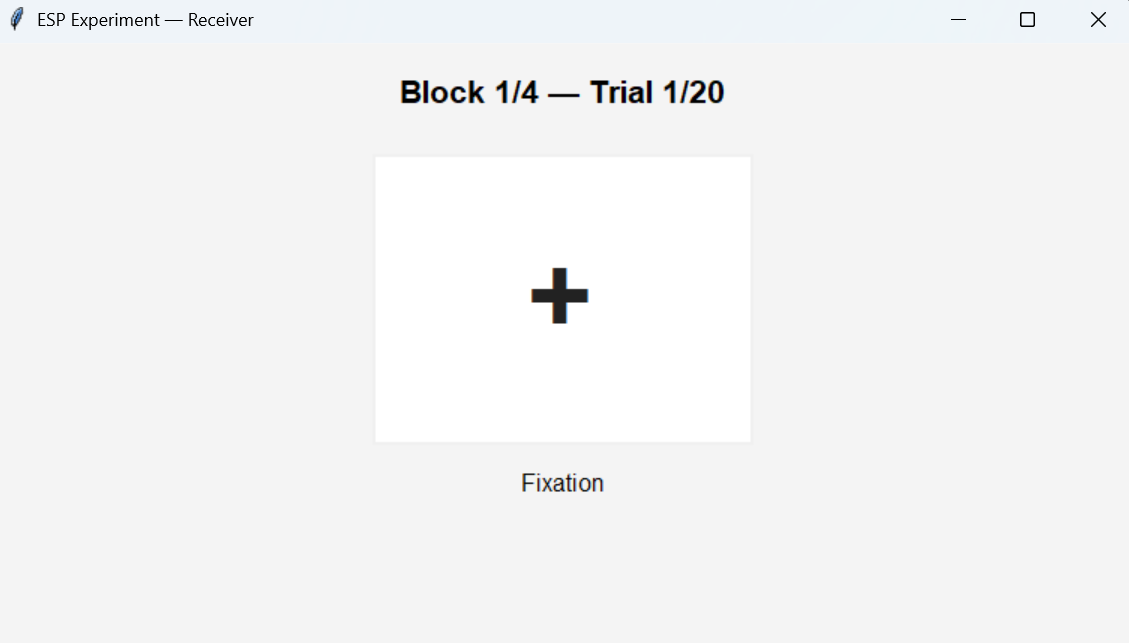
#> input picture Assignment2_ESP_Local_Experiment_Python/extras/receiverss1.png, 1129 x 643 px; its folder holds 4 pictures in this run
$ python combine_experiment_setup_images.py
#> lines starting #> are read from the running program, lines starting #| are printed output that depends on the picture

import tkinter as tk
from tkinter import filedialog
from PIL import Image
import matplotlib.pyplot as plt

root = tk.Tk()
root.withdraw()

titles = [
    "A. Sender — target presentation",
    "B. Sender — fixation",
    "C. Receiver — fixation",
    "D. Receiver — four-choice response"
]

images = []

for title in titles:
    file_path = filedialog.askopenfilename(
        title=f"Select image: {title}",
        filetypes=[("Image files", "*.png *.jpg *.jpeg *.bmp")]
    )
#> the answer given: receiverss1.png

    if not file_path:
        raise SystemExit("Image selection cancelled.")

    images.append(Image.open(file_path).convert("RGB"))

# Fixed dimensions for every panel
panel_width = 1200
#> panel_width = 1200
panel_height = 800

processed_images = []

for img in images:
    # Resize while preserving the original aspect ratio
    img.thumbnail((panel_width, panel_height), Image.Resampling.LANCZOS)

    # Create an identical-sized white canvas
    canvas = Image.new("RGB", (panel_width, panel_height), "white")

    # Center the original image
    x = (panel_width - img.width) // 2
    y = (panel_height - img.height) // 2

    canvas.paste(img, (x, y))

    processed_images.append(canvas)
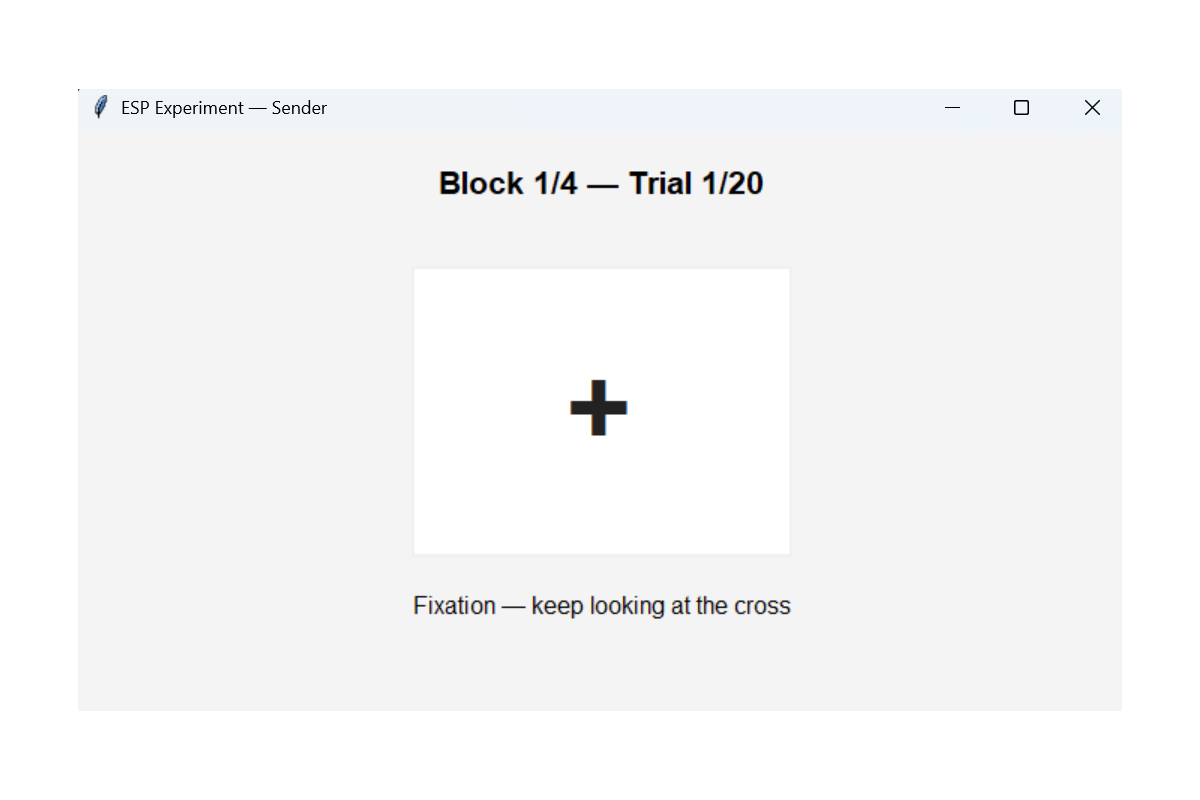
#> canvas: PIL image 1200x800 RGB; mean R, G, B 247, 247.2, 247.4

# Create a uniform 2x2 layout
fig, axes = plt.subplots(2, 2, figsize=(16, 12))

for ax, img, title in zip(axes.flatten(), processed_images, titles):
    ax.imshow(img)
    ax.set_title(title, fontsize=16, fontweight="bold", loc="left", pad=12)
    ax.axis("off")

plt.subplots_adjust(
    left=0.04,
    right=0.98,
    top=0.95,
    bottom=0.04,
    wspace=0.05,
    hspace=0.15
)

# Save the final figure
output_path = filedialog.asksaveasfilename(
    title="Save combined figure",
    defaultextension=".png",
    filetypes=[
        ("PNG image", "*.png"),
        ("PDF file", "*.pdf")
    ]
)

if output_path:
    fig.savefig(
        output_path,
        dpi=300,
        bbox_inches="tight",
        facecolor="white"
    )
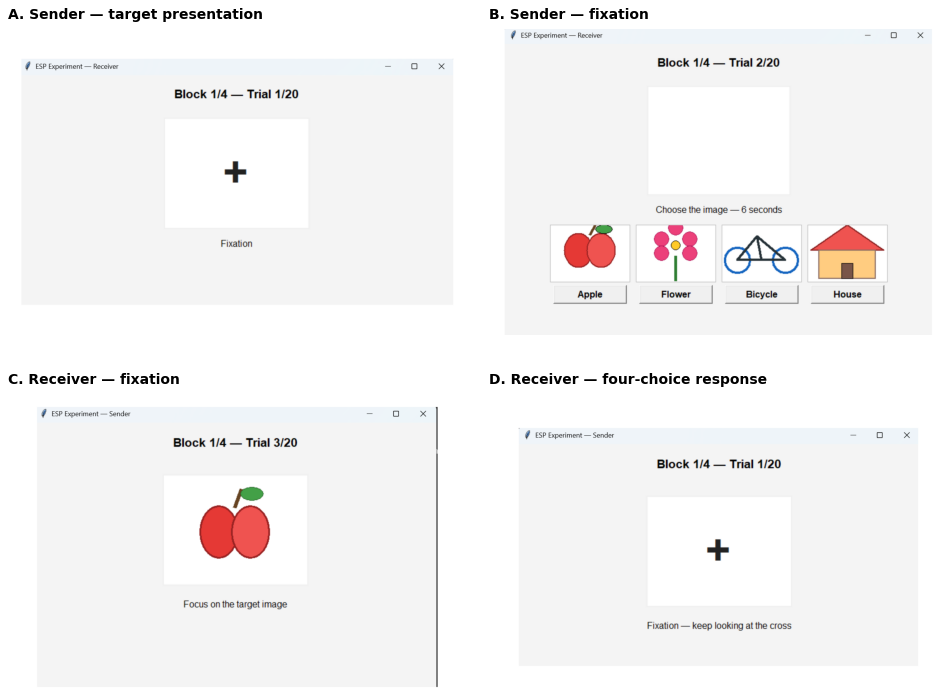
#> figure drawn by matplotlib, 4 panels

    print(f"Saved: {output_path}")

plt.show()
root.destroy()
